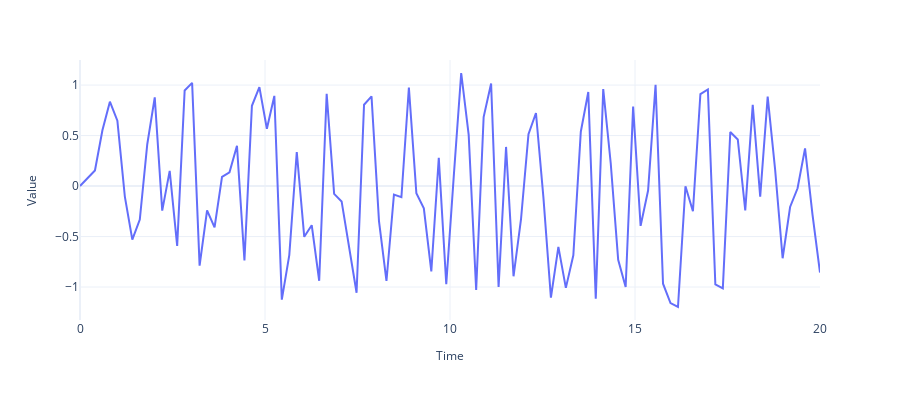

Source (notebook cell):
### Code cell
fig = plot_time_series(
    time=regular_time_samples, 
    values=samples, 
    label=""
    )
fig.show()
